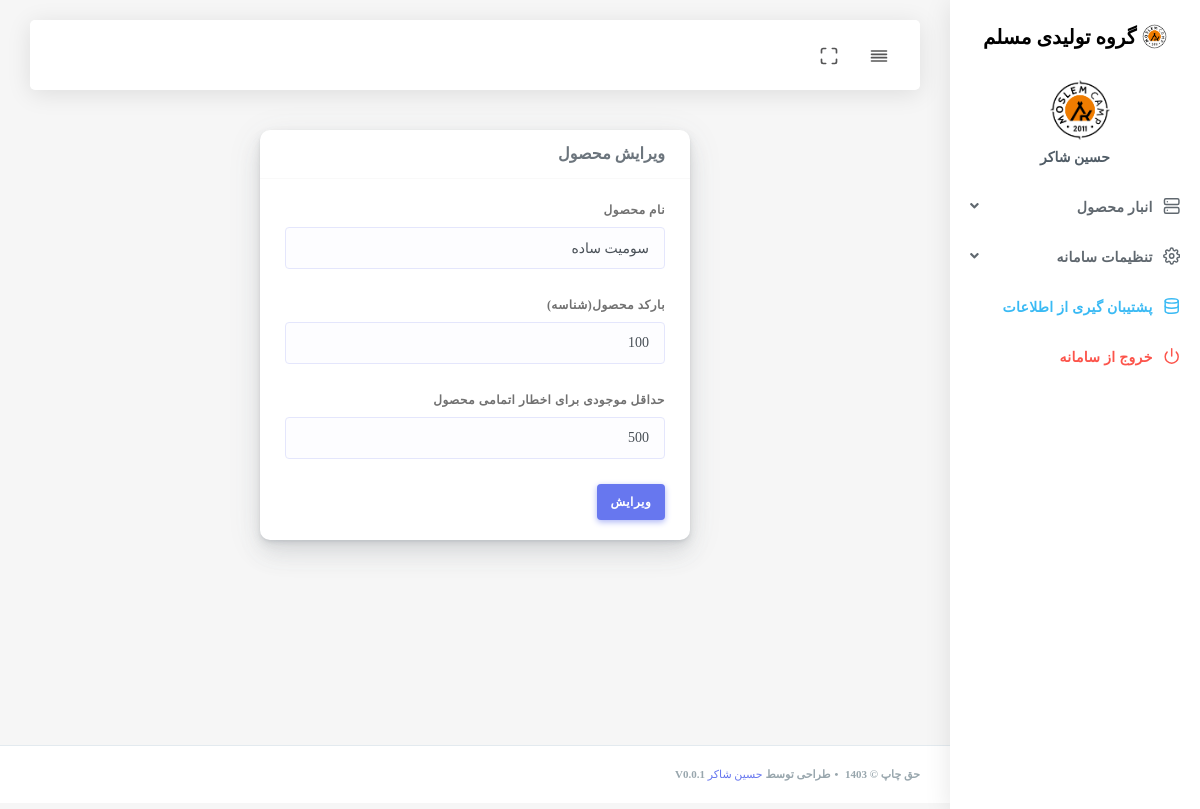
The app's page /inc/addons/products/edit-product.php?id=1 (signed in), older data.
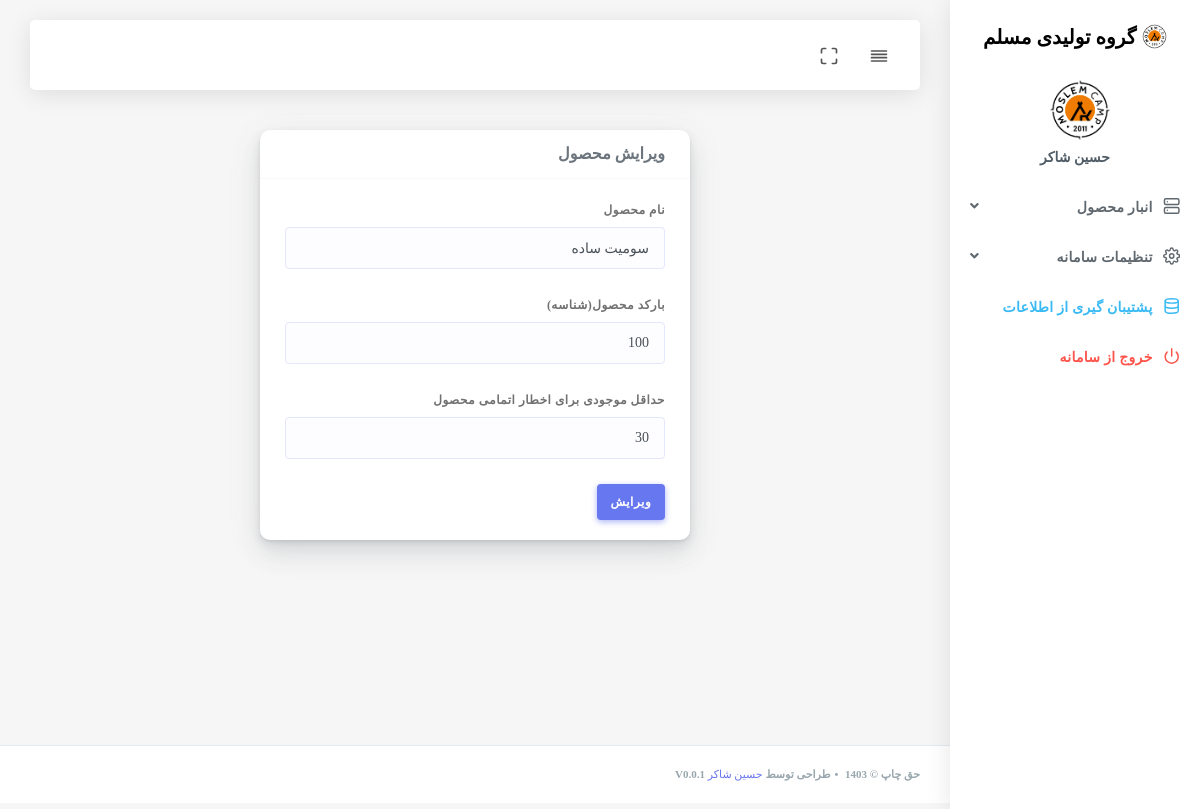
The same page, newer data.
### tables this page shows
CREATE TABLE `products` (
  `id` int(11) NOT NULL AUTO_INCREMENT,
  `product_name` text NOT NULL,
  `productqr` int(11) NOT NULL,
  `minStock` int(11) NOT NULL,
  `stock` int(11) NOT NULL,
  PRIMARY KEY (`id`)
);

### inc/addons/products/edit-product.php (the view, shortened to what this page needs)
<?php
require_once '../../../header.php';
if (isset($_GET['id'])) {
    $product_id = $_GET['id'];
} else {
    header("Location: product_list.php");
    exit();
}
$select_query = "SELECT * FROM products WHERE id = ?";
$select_stmt = $connection->prepare($select_query);
$select_stmt->bind_param("i", $product_id);
$select_stmt->execute();
$result = $select_stmt->get_result();
if ($result->num_rows > 0) {
    $row = $result->fetch_assoc();
    $product_name = $row['product_name'];
    $productqr = $row['productqr'];
    $minStock = $row['minStock'];
} else {
    header("Location: product_list.php");
    exit();
}
?>
<div class="main-content">
    <div class="row">
        <div class="col-12 col-md-3 col-lg-3"></div>
        <div class="col-12 col-md-6 col-lg-6">
            <form method="post">
                <div class="card">
                    <div class="card-header">
                        <h4>ویرایش محصول</h4>
                    </div>
                    <div class="card-body">
                        <div class="form-group">
                            <label>نام محصول</label>
                            <input type="text" class="form-control" name="product_name" value="<?php echo isset($product_name) ? $product_name : ''; ?>" required>
                        </div>
                        <div class="form-group">
                            <label>بارکد محصول(شناسه)</label>
                            <input type="number" class="form-control" name="productqr" value="<?php echo isset($productqr) ? $productqr : ''; ?>">
                        </div>
                        <div class="form-group">
                            <label>حداقل موجودی برای اخطار اتمامی محصول</label>
                            <input type="number" class="form-control" name="minStock" value="<?php echo isset($minStock) ? $minStock : ''; ?>" required>
                        </div>
                        <button class="btn btn-primary" name="update">ویرایش</button>
                    </div>
                </div>
            </form>
        </div>
        <div class="col-12 col-md-3 col-lg-3"></div>
    </div>
</div>
<?php require_once '../../../footer.php'; ?>

Row changes from the older to the newer data that the page shows:
changed products "سومیت ساده": minStock "500" → "30"
